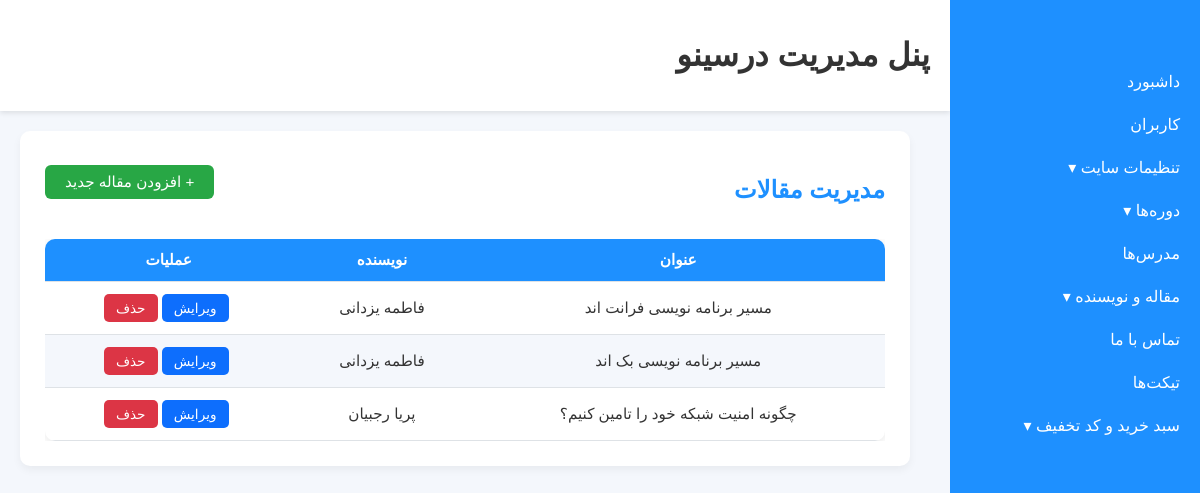
Before: /admin_panel/articles/ (signed in) with the older database file.
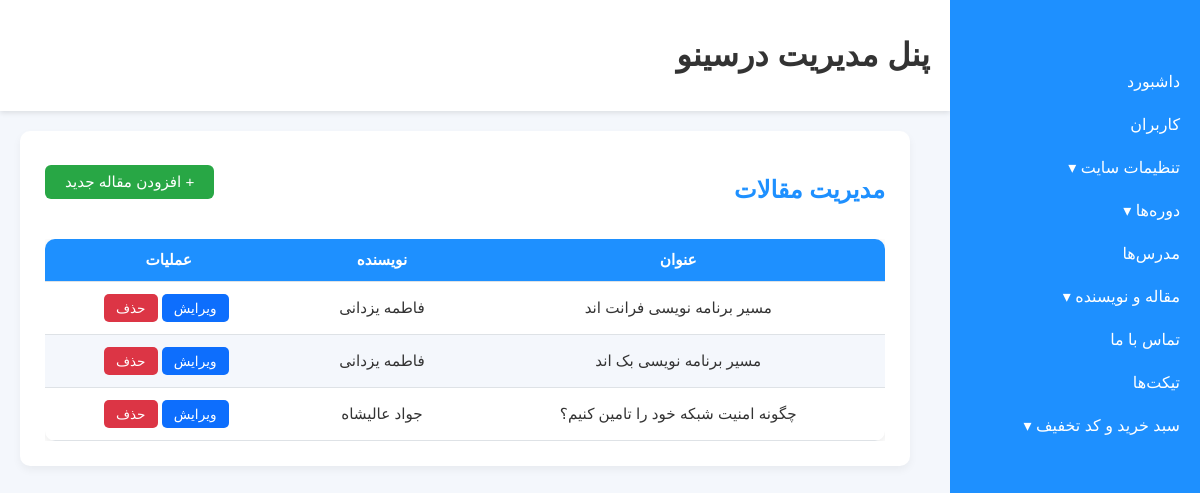
After: the same page with the newer database file.
### blog_module/models.py (models this page shows, shortened)
class Article(models.Model):
    title = models.CharField(max_length=100, verbose_name='عنوان')
    author = models.ForeignKey(Author, on_delete=models.CASCADE, related_name='article', verbose_name='نویسنده')
    image = models.ImageField(upload_to="image/article", verbose_name='عکس')
    description = models.TextField(verbose_name='متن مقاله')
    slug = models.SlugField(unique=True, null=True, blank=True, verbose_name='اسلاگ')
    created_at = models.DateTimeField(auto_now_add=True, null=True, blank=True)
    class Meta:
        verbose_name = 'مقاله'
        verbose_name_plural = 'مقاله ها'

class Author(models.Model):
    fullname = models.CharField(max_length=100, verbose_name='نام کامل')
    image = image = models.ImageField(upload_to="image/author", verbose_name='عکس')
    class Meta:
        verbose_name = 'نویسنده'
        verbose_name_plural = 'نویسنده ها'

### admin_panel/views.py (the view)
class ArticleListView(StaffRequiredMixin, ListView):
    model = Article
    template_name = 'admin_panel/article/article_list.html'
    context_object_name = 'articles'
    ordering = ['-created_at']

### admin_panel/views.py (called while the page is built)
    def test_func(self):
        return self.request.user.is_staff

### context_processors/context_processors.py (called while the page is built)
def site_footer(request):
    site_setting = SiteSetting.objects.filter(is_main_setting=True).first()
    footer_link_boxes = FooterLinkBox.objects.prefetch_related('links').all()
    return{'footer_link_boxes':footer_link_boxes, 'setting':site_setting }

### admin_panel/templates/admin_panel/article/article_list.html
{% extends "admin_panel/admin_panel_base.html" %}
{% block content %}
<div class="table-wrapper">
    <div class="table-header">
        <h2 class="page-title">مدیریت مقالات</h2>
        <a href="{% url 'admin_panel:article_create' %}" class="btn-add">+ افزودن مقاله جدید</a>
    </div>
    <div class="table-container">
        <table class="custom-table">
            <thead>
                <tr>
                    <th>عنوان</th>
                    <th>نویسنده</th>
                    <th>عملیات</th>
                </tr>
            </thead>
            <tbody>
                {% for article in articles %}
                <tr>
                    <td>{{ article.title }}</td>
                    <td>{{ article.author.fullname }}</td>
                    <td>
                        <a href="{% url 'admin_panel:article_update' article.id %}" class="btn-edit">ویرایش</a>
                        <a href="{% url 'admin_panel:article_delete' article.id %}" class="btn-delete">حذف</a>
                    </td>
                </tr>
                {% empty %}
                <tr>
                    <td colspan="3" class="text-center text-muted">هیچ مقاله‌ای ثبت نشده است.</td>
                </tr>
                {% endfor %}
            </tbody>
        </table>
    </div>
</div>
{% endblock %}

Changed rows visible on the page:
changed through a linked row, Article "چگونه امنیت شبکه خود را تامین کنیم؟": author.fullname "پریا رجبیان" → "جواد عالیشاه"
